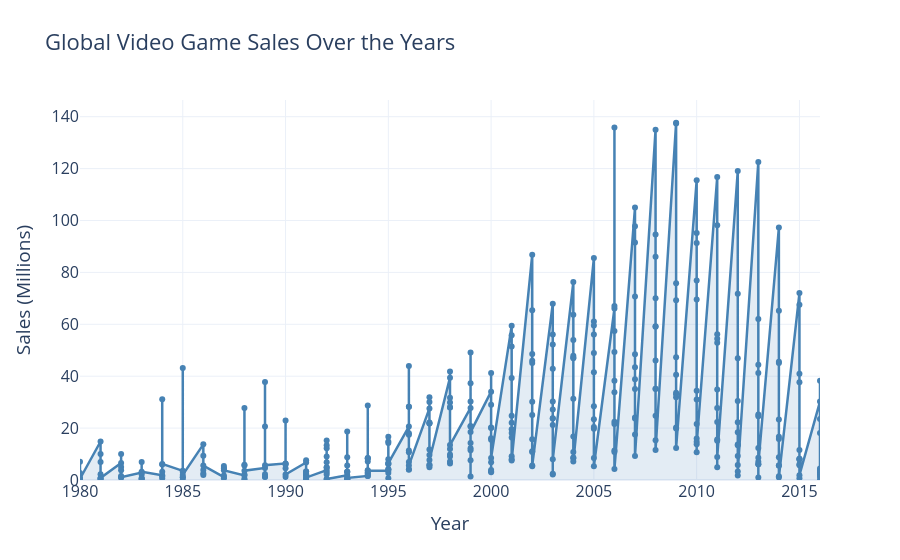

Write notebook code for a chart like this one.
### Code cell
#interactive dashboar  - Time series of global sales by genre

import plotly.graph_objects as go
from plotly.subplots import make_subplots
import plotly.express as px

#---- Data ----

df_time = df1[df1["Year_of_Release"].notna() & (df1["Year_of_Release"]<=2016)]
sales_by_year_genre = df_time.groupby(["Year_of_Release", "Genre"])["Global_Sales"].sum().reset_index()

#---- Plot ----

fig1 = go.Figure()
fig1.add_trace(go.Scatter(x=sales_by_year_genre["Year_of_Release"],
                          y=sales_by_year_genre["Global_Sales"],
                            mode="markers+lines",
                            name ="Global Sales",
                            line=dict(color="steelblue", width=2.5),
                            marker=dict(size=6)),
                            

)

fig1.update_traces(
    fill='tozeroy',
    fillcolor='rgba(70, 130, 180, 0.15)',
    hovertemplate="<b>Year:</b> %{x}<br><b>Sales:</b> %{y:.2f}M<extra></extra>",
)

fig1.update_layout(title="Global Video Game Sales Over the Years", font=dict(size=16),
                   xaxis_title="Year",
                   yaxis_title="Sales (Millions)",
                   hovermode ="x unified",
                   template="plotly_white",

)

fig1.show()

### Figure 1 — Plotly figure (JSON) as saved in the notebook; plotly's stock layout.template omitted (floating-point values rounded to 4 significant figures; data arrays with more than 128 entries replaced by an {"elided": "..."} marker saying what was removed)
{"data": [{"fill": "tozeroy", "fillcolor": "rgba(70, 130, 180, 0.15)", "hovertemplate": "<b>Year:</b> %{x}<br><b>Sales:</b> %{y:.2f}M<extra></extra>", "line": {"color": "steelblue", "width": 2.5}, "marker": {"size": 6}, "mode": "markers+lines", "name": "Global Sales", "type": "scatter", "x": {"elided": "387 int values"}, "y": {"elided": "387 float values"}}], "layout": {"font": {"size": 16}, "hovermode": "x unified", "title": {"text": "Global Video Game Sales Over the Years"}, "xaxis": {"title": {"text": "Year"}}, "yaxis": {"title": {"text": "Sales (Millions)"}}}}
